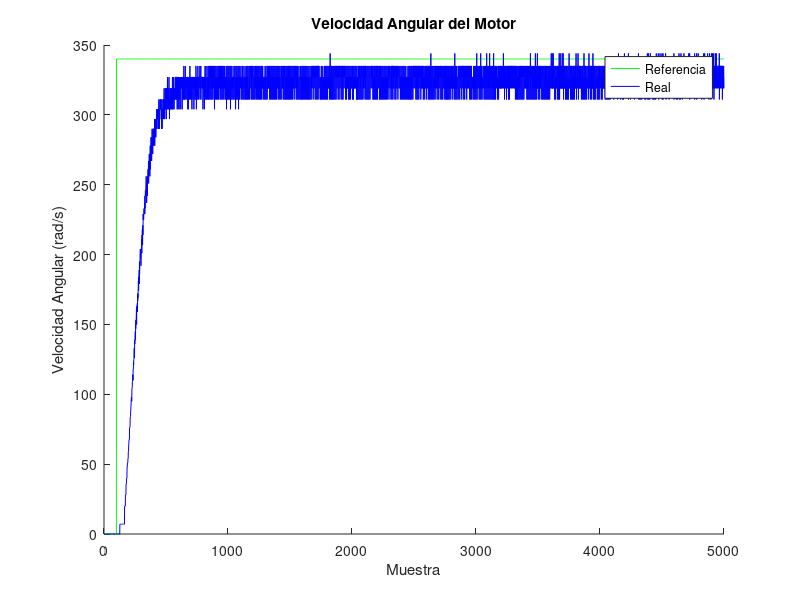

Write MATLAB code to recreate this figure.
%Inicialización
clear all
samples = 5000;
formatSpec = '%d %d';
sizeA = [2 samples];
speeds     = 0;
RefSpeed   = zeros(1,samples); 
RealSpeed  = zeros(1,samples);
%% Gráfica
figure;
xlabel('Muestra');
ylabel('Velocidad Angular (rad/s)');
title('Velocidad Angular del Motor');
hold on;
%% Se abre el archivo de texto para leer los datos del la velocidad de
%referencia y la real 
fileID = fopen('datosPID.txt','r');
%% Obtención de datos 
speeds = fscanf(fileID,formatSpec,sizeA)';
fclose(fileID);

for index = 1:1:samples
    RefSpeed(index) = speeds(index,1);
    RealSpeed(index) = speeds(index,2);
end

vectorSamples = 1:1:samples;
plot(vectorSamples,RefSpeed,'g',vectorSamples,RealSpeed,'b');
legend('Referencia','Real');